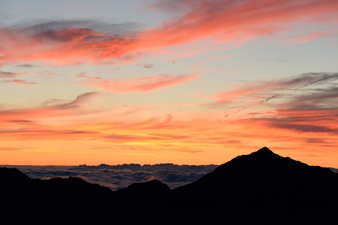
#> input picture origin/img_01.jpg, 338 x 225 px, found by its file name
$ python image1.py
#> lines starting #> are read from the running program, lines starting #| are printed output that depends on the picture
import os
import cv2
from PIL import Image


with Image.open('/Users/wavesinu/Documents/WORKSPACE/Projects/image-edit/img_01.jpg') as img:
#> img is the input picture: PIL image 338x225 RGB; mean R, G, B 157.4, 116.6, 96.6
    img.save('/Users/wavesinu/Documents/WORKSPACE/Projects/image-edit/img_01_resized.jpg',quality=40)


a = cv2.imread('/Users/wavesinu/Documents/WORKSPACE/Projects/image-edit/img_01_resized.jpg')
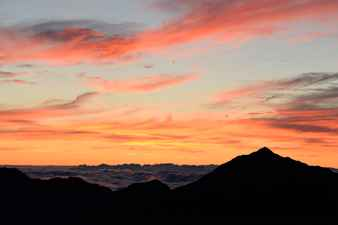
#> a: shape (225, 338, 3); mean B, G, R 96.7, 116.8, 157.1
if a is not None:
    cv2.imshow('display', a)
cv2.waitKey(0)
#> (the run stopped early here; a loop or call above may not have finished)
